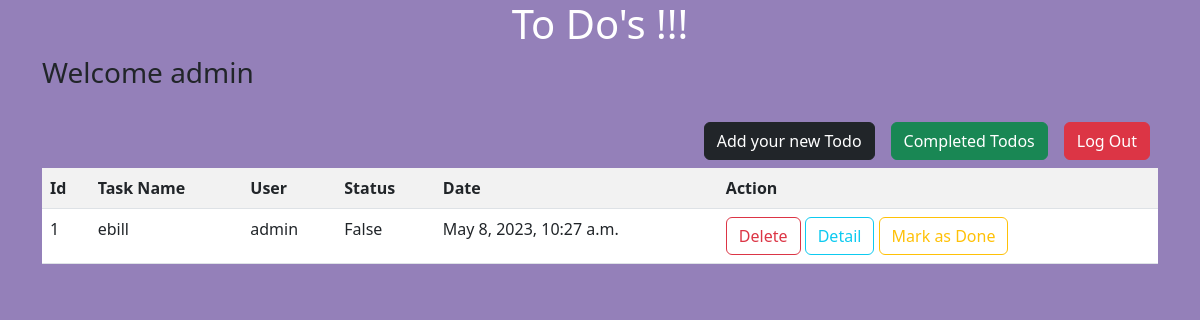
The page /todo/all/ (signed in) on the database its author committed.
### tasks/models.py (models this page shows, shortened)
class Todo(models.Model):
    task_name=models.CharField(max_length=250)
    user=models.ForeignKey(User,on_delete=models.CASCADE)
    status=models.BooleanField(default=False)
    date=models.DateTimeField(auto_now_add=True)

### tasks/views.py (the view)
# urls.py: path('todo/all/',views.TodoListView.as_view(),name="todo-list"),
class TodoListView(View):
    def get(self,request,*args,**kwargs):
        qs=Todo.objects.filter(status=False,user=request.user).order_by("-date") ## sort by descending order
        return render(request,'todo-list.html',{"todos":qs})

### tasks/templates/todo-list.html (shortened to what this page needs)
<!DOCTYPE html>
<html lang="en">
<head>
    <link href="https://cdn.jsdelivr.net/npm/bootstrap@5.3.0-alpha1/dist/css/bootstrap.min.css" rel="stylesheet">
</head>
<body style="background-color:rgba(51, 13, 121, 0.521);">
    <div class="container">
        <h1 class="text-center" style="color:white">To Do's !!!</h1>
        <h3>Welcome {{request.user}}</h3>
        <div class="d-flex flex-row-reverse">
            <div class="p-2"><a href="{%url 'signout'%}" class="mt-3 btn btn-danger">Log Out</a></div>
            <div class="p-2"><a href="{%url 'todo-completed'%}" class="mt-3 btn btn-success">Completed Todos</a></div>
            <div class="p-2"><a href="{%url 'todo-add'%}" class="mt-3 btn btn-dark">Add your new Todo</a></div>
        </div>
        <table class="table table-striped" style="background-color: aliceblue;">
            <tr>
                <th>Id</th>
                <th>Task Name</th>
                <th>User</th>
                <th>Status</th>
                <th>Date</th>
                <th>Action</th>
            </tr>
            {%for i in todos%}
            <tr>
                <td>{{forloop.counter}}</td>
                <td>{{i.task_name}}</td>
                <td>{{i.user}}</td>
                <td>{{i.status}}</td>
                <td>{{i.date}}</td>
                <td>
                    <a href="{%url 'todo-delete' i.id %}" class="btn btn-outline-danger">Delete</a>
                    <a href="{%url 'todo-detail' i.id %}" class="btn btn-outline-info">Detail</a>
                    <a href="{%url 'todo-edit' i.id%}" class="btn btn-outline-warning">Mark as Done</a>
                </td>
            </tr>
            {%endfor%}
        </table>
    </div>
</body>
</html>

### rows shown on the page
Todo: task_name "ebill", user "admin", status "False", date "May 8, 2023, 10:27 a.m."

### other values the page prints
{{ request.user }} "admin"
